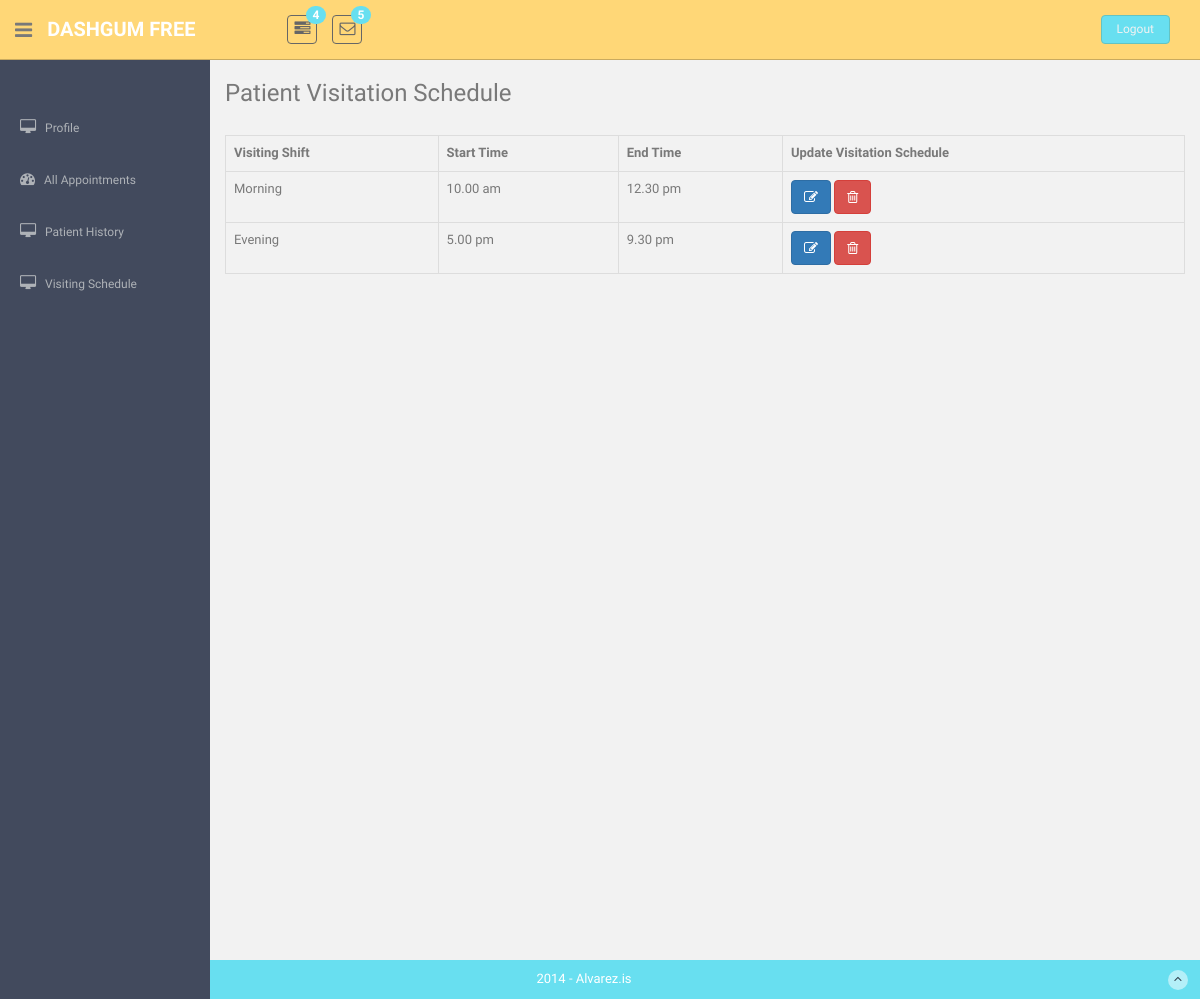
The app's page /doctor/visiting_schedule.php (signed in) with its own data.
### tables this page shows
CREATE TABLE `time` (
  `id` int(11) NOT NULL,
  `doctor_id` int(11) NOT NULL,
  `shift` varchar(255) NOT NULL,
  `start_time` varchar(255) NOT NULL,
  `end_time` varchar(255) NOT NULL
);

### db_connection.php (called while the page is built, shortened)
<?php
$server = "localhost";
$username = "root";
$password = "";
$databaseName = "online_appointment_system";
$conn = mysql_connect($server, $username, $password);
if (!$conn) {
    echo 'Database Connection Error:' . mysql_error();
} else {
    $db_connect = mysql_select_db($databaseName);
}

### doctor/doctor_class.php (called while the page is built, shortened)
<?php
class Doctor_class {
    public function __construct() {
        require_once '../db_connection.php';
    }
    public function get_doctor_schedule($doctor_id){
        $Sql="select * from time where doctor_id=$doctor_id";
        $res=  mysql_query($Sql);
        return $res;
    }
}

### doctor/visiting_schedule.php (the view)
<?php
require_once 'doctor_header.php';
require_once 'doctor_class.php';
$doctor_id=$_SESSION['doc_id'];
$patient_obj=new doctor_class();
$visitation=$patient_obj->get_doctor_schedule($doctor_id);
?>
<section id="main-content">
    <section class="wrapper site-min-height">
        <h3>Patient Visitation Schedule</h3>
        <br>
            <table class="table table-bordered">
            <tr>
                <th>Visiting Shift</th>
                <th>Start Time</th>
                <th>End Time</th>
                <th>Update Visitation Schedule</th>
            </tr>
            <?php  while ($row= mysql_fetch_assoc($visitation)) {?>
            <tr>
                <td><?php echo $row['shift'] ;?></td>
                <td><?php echo $row['start_time'] ;?></td>
                <td><?php echo $row['end_time'] ;?></td>
                <td><a href="update_schedule.php?id=<?php echo $row['id'];?> " class="btn btn-primary"><i class="fa fa-edit"></i></a>
                <a href="delete_schedule.php?id=<?php echo $row['id'];?> " class="btn btn-danger"><i class="fa fa-trash-o"></i></a>
                </td>
            </tr>
            <?php }?>
        </table>
            </section>
</section>
<?php require_once 'doctor_footer.php'; ?>

### admin/assets/css/style.css (style rules this page uses)
body { color: #797979; background: #f2f2f2; font-family: 'Ruda', sans-serif; padding: 0px !important; margin: 0px !important; font-size:13px; }
a, a:hover, a:focus { text-decoration: none; outline: none; }
#main-content { margin-left: 210px; }
.wrapper { display: inline-block; margin-top: 60px; padding-left: 15px; padding-right: 15px; padding-bottom: 15px; padding-top: 0px; width: 100%; }
.site-min-height { min-height: 900px; }

### records on screen
time: shift "Morning", start_time "10.00 am", end_time "12.30 pm"
time: shift "Evening", start_time "5.00 pm", end_time "9.30 pm"
